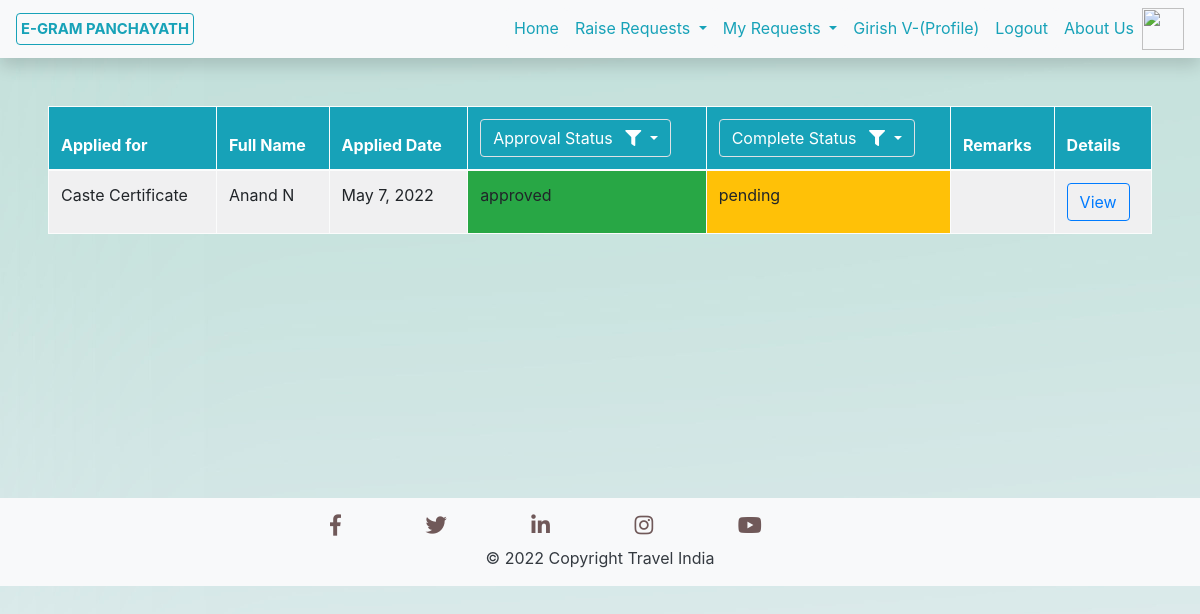
Page /My_Cert_Requests/ (signed in) on the committed database.
### Services/models.py (models this page shows, shortened)
class Certificates(models.Model):
    Cert_Name = models.CharField(max_length=50)
    Cand_Name = models.CharField(max_length=50)
    Father_Name = models.CharField(max_length=50)
    Mother_Name = models.CharField(max_length=50)
    Address = models.CharField(max_length=300)
    doc_name = models.CharField(max_length=30)
    Cert_Requested_By = models.ForeignKey(User, on_delete=models.CASCADE,default=None, null=True, blank=True)
    Cert_Applied_Date = models.DateTimeField(default=timezone.now)
    document_proof = models.FileField(upload_to='Files/',default=None, null=True, blank=True)
    Birth_Date = models.DateField()
    phoneno = models.CharField(max_length=10, default=None, null=True, blank=True)
    Birth_location = models.CharField(max_length=200, default=None, null=True, blank=True)
    Death_Date = models.DateField(default=None, null=True, blank=True)
    Death_location = models.CharField(max_length=200, default=None, null=True, blank=True)
    Cast = models.CharField(max_length=50, default=None, null=True, blank=True)
    Cast_Category = models.CharField(max_length=10, default=None, null=True, blank=True)
    Income_Value = models.CharField(max_length=20, default=None, null=True, blank=True)
    Remarks = models.TextField()
    Approval_Status = models.CharField(max_length=20)
    Completion_Status = models.CharField(max_length=20, default=None, null=True, blank=True)
    certificate = models.FileField(upload_to='Certificates/',default=None, null=True, blank=True)
    Cert_Estimated_Completion_Date = models.DateField(default=None, null=True, blank=True)

### Services/views.py (the view)
# urls.py: path('My_Cert_Requests/', My_Cert_Requests.as_view(), name='MyCertRequests'),
class My_Cert_Requests(ListView):
    model = Certificates
    template_name = "Services/MyCertRequests.html"
    context_object_name = 'requests'
    paginate_by = 5
    def get_queryset(self):
        req = Certificates.objects.filter(Cert_Requested_By=self.request.user).order_by('-Cert_Applied_Date')
        def ExecQuery(req, Cert):
            key = list(Cert.keys())[0]
            if key=='Cert_Approval_Status':
                req = req.filter(Approval_Status=Cert[key]).order_by('-Cert_Applied_Date')
            if key=='Cert_Completion_Status':
                req = req.filter(Completion_Status=Cert[key]).order_by('-Cert_Applied_Date')
            return req
        if self.request.GET.get('idAppStatus'):
            req = ExecQuery(req, {'Cert_Approval_Status':self.request.GET.get('idAppStatus')})
        if self.request.GET.get('idCompStatus'):
            req = ExecQuery(req, {'Cert_Completion_Status':self.request.GET.get('idCompStatus')})
        return req

### Services/templates/Services/MyCertRequests.html (shortened to what this page needs)
{% extends 'Services/Base.html' %}
{% block content %}
<div class="p-5">
    <form method="get" action="#">
    <table class="rounded table table-hover table-bordered table-striped table-light">
        <thead class="bg-info text-white">
            <tr>
                <th scope="col">Applied for</th>
                <th scope="col">Full Name</th>
                <th scope="col">Applied Date</th>
                <th scope="col">
                    <div class="dropdown">
                        <button class="btn btn-info border dropdown-toggle" type="button" id="dropdownMenuButton" data-toggle="dropdown" aria-haspopup="true" aria-expanded="false">
                          Approval Status <i class="fas fa-filter ml-2"></i>
                        </button>
                      </div>
                </th>
                <th scope="col">
                    <div class="dropdown">
                        <button class="btn btn-info border dropdown-toggle" type="button" id="dropdownMenuButton" data-toggle="dropdown" aria-haspopup="true" aria-expanded="false">
                          Complete Status <i class="fas fa-filter ml-2"></i>
                        </button>
                      </div>
                </th>
                <th scope="col">Remarks</th>
                <th scope="col">Details</th>
            </tr>
        </thead>
        <tbody>
        {% for request in requests %}
        <tr>
            <td>{{ request.Cert_Name }}</td>
            <td scope="row"> {{ request.Cand_Name }} </td>
            <td>{{ request.Cert_Applied_Date.date }}</td>
            {% if request.Approval_Status == 'pending' %}
                <td class="bg-warning">{{ request.Approval_Status }}</td>
            {% elif request.Approval_Status == 'approved' %}
                <td class="bg-success">{{ request.Approval_Status }}</td>
            {% elif request.Approval_Status == 'rejected' %}
                <td class="bg-danger">{{ request.Approval_Status }}</td>
            {% endif %}
            {% if request.Completion_Status == 'pending' %}
                <td class="bg-warning">{{ request.Completion_Status }}</td>
            {% elif request.Completion_Status == 'completed' %}
                <td class="bg-success">{{ request.Completion_Status }}</td>
            {% else %}
                <td class="">{{ request.Completion_Status }}</td>
            {% endif %}
            <td>{{ request.Cert_Remarks }}</td>
            <td>
                <a class="btn btn-outline-primary" href="{% url 'certificate-detail' request.id %}">View</a>
            </td>
          </tr>
        {% empty %}
        <tr>
            <td align="center" colspan="7" >No Entries</td>
        </tr>
        {% endfor %}
        </tbody>
        </table>
    </form>
</div>
{% endblock content %}

### Services/templates/Services/Base.html (shortened to what this page needs)
<!DOCTYPE html>
<html>
<head>
  <link rel="stylesheet" href="https://maxcdn.bootstrapcdn.com/bootstrap/4.4.1/css/bootstrap.min.css">
  <link rel="stylesheet" href="https://use.fontawesome.com/releases/v5.7.0/css/all.css">
</head>
{% load static %}
</head>
<body onload="loadfunction()" background="/media/Background_New.jpg">
	<nav class="navbar navbar-expand-lg navbar-light bg-light shadow ">
        <a class="active navhead p-1 navbar-brand rounded text-info" href="{% url 'Home' %}">E-GRAM PANCHAYATH</a>
        <div id="navbarNavDropdown" class="navbar-collapse collapse" >
            <ul class="navbar-nav">
              <li class="nav-item">
                      <a class="navhead bg-light rounded nav-link text-info" href="{% url 'Home' %}">Home</a>
                  </li>
                  {% if user.is_authenticated %}
                    {% if user.profile.Department != 'public' %}
                      <li class="nav-item dropdown">
                        <a class="navhead bg-light rounded nav-link text-info dropdown-toggle" href="#" id="navbarDropdownMenuLink" data-toggle="dropdown" aria-haspopup="true" aria-expanded="false">
                          Requests
                        </a>
                        <ul class="dropdown-menu">
                            <a class="navhead bg-light nav-link text-info" href="{% url 'ReqReceived' %}">Service/Complaint Requests</a>
                            <a class="navhead bg-light nav-link text-info" href="{% url 'CertReqReceived' %}">Certificate Requests</a>
                        </ul>
                      </li>
                      <li class="nav-item">
                      <a class="navhead bg-light rounded nav-link text-info" href="{% url 'profile' %}">{{ user.first_name }} {{ user.last_name }}-(Profile)</a>
                    </li>
                    {% elif user.profile.Department == 'public' %}
                      <li class="nav-item dropdown">
                        <a class="navhead bg-light rounded nav-link text-info dropdown-toggle" href="#" id="navbarDropdownMenuLink" data-toggle="dropdown" aria-haspopup="true" aria-expanded="false">
                          Raise Requests
                        </a>
                      </li>
                      <li class="nav-item dropdown">
                          <a class="navhead bg-light rounded nav-link text-info dropdown-toggle" href="#" id="navbarDropdownMenuLink" data-toggle="dropdown" aria-haspopup="true" aria-expanded="false">
                            My Requests
                          </a>
                    </li>
                      <li class="nav-item">
                        <a class="navhead bg-light rounded nav-link text-info" href="{% url 'profile' %}">{{ user.first_name }} {{ user.last_name }}-(Profile)</a>
                      </li>
                    {% endif %}
                    <a class="navhead bg-light rounded nav-link text-info" href="{% url 'Logout' %}">Logout</a>
                  {% endif %}
                  <li class="nav-item">
                      <a class="navhead bg-light rounded nav-link text-info" href="{% url 'AboutUs' %}">About Us</a>
                  </li>
                  <li class="nav-item">
                      <a  href="{% url 'admin:index' %}" target="_blank">
                       <img src="/media/adminimg.png" style="width:42px;height:42px;border:0;">
                      </a>
                  </li>
    			</ul>
    	</div>
	</nav>
          {% block content %}
          {% endblock %}
</body>
<footer class="page-footer bg-light py-2 font-small cyan darken-3 text-white" style="margin-top: 200px;">
  <div class="container">
    <div class="row">
        <div class="mt-2" style="align-content: center; margin-left: 260px;">
          <a class="footer_icons" target="_blank" href ="https://www.facebook.com/Meta/"><i class="fab fa-facebook-f fa-lg"></i></a>
          <a class="footer_icons" target="_blank" href ="https://mobile.twitter.com/explore"><i class="fab fa-twitter fa-lg "></i></a>
          <a class="footer_icons" target="_blank" href ="https://in.linkedin.com/"><i class="fab fa-linkedin-in fa-lg "></i></a>
          <a class="footer_icons" target="_blank" href ="https://www.instagram.com/instagram/?hl=en"><i class="fab fa-instagram fa-lg "></i></a>
          <a class="footer_icons" target="_blank" href ="https://www.youtube.com/" ><i class="fab fa-youtube fa-lg white-text "> </i></a>
        </div>
    </div>
  </div>
  <div class="footer-copyright text-dark text-center py-2" style="width: 100%;">
    © 2022 Copyright Travel India
  </div>
</footer>
</html>

### Services/templates/Services/Base.html (style rules this page uses)
.footer_icons { margin: 40px; text-decoration: none; color: rgb(112, 89, 89); }
.active,.navhead:hover { border:1px solid #17a2b8; font-weight:bold; font-size: 14.8px; }

### rows in the picture
Certificates: Cert_Name "Caste Certificate", Cand_Name "Anand N", Cert_Applied_Date "May 7, 2022", Approval_Status "approved", Completion_Status "pending"

### other values in the picture
{{ user.first_name }} "Girish"
{{ user.last_name }} "V"
